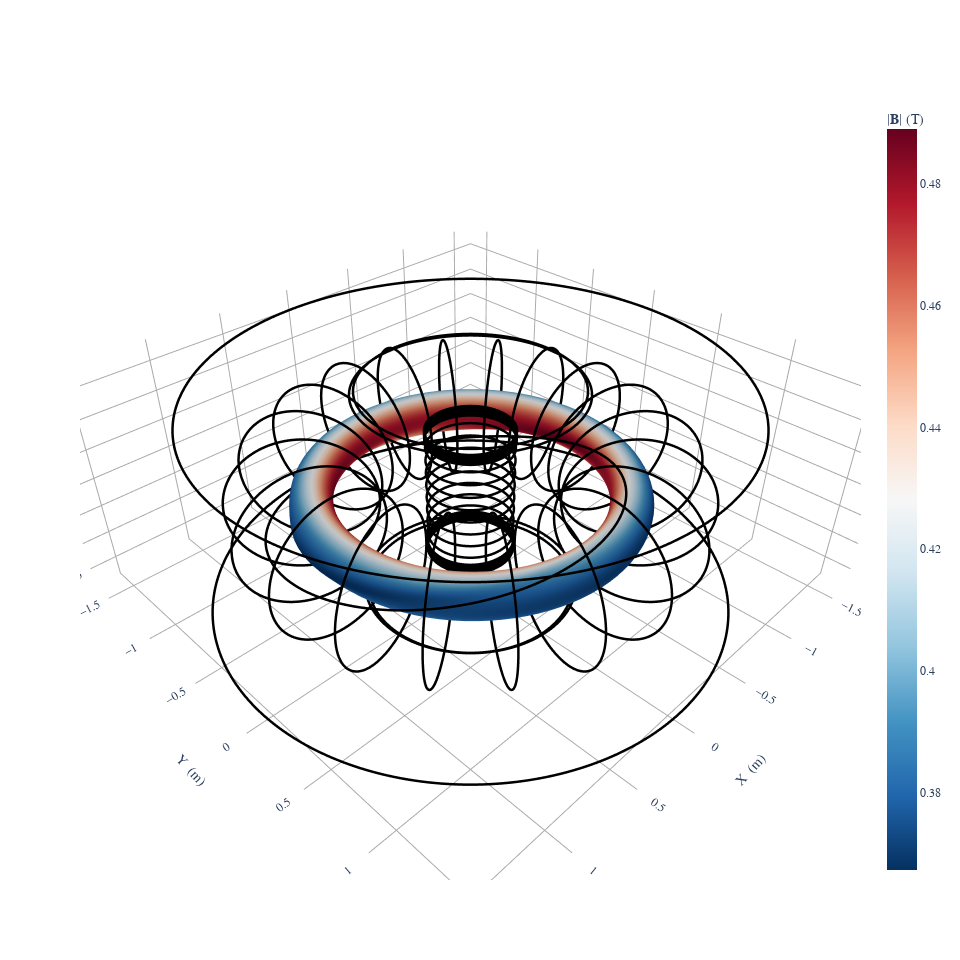

Here is the notebook cell this chart was saved with:
### Code cell
fig = plot_coils(field_opt)
plot_3d(eq, "|B|", fig=fig)

### Figure 1 — Plotly figure (JSON) as saved in the notebook; plotly's stock layout.template omitted (floating-point values rounded to 4 significant figures; data arrays with more than 128 entries replaced by an {"elided": "..."} marker saying what was removed)
{"data": [{"hovertext": "Current = -100520.66083440566 (A)", "line": {"color": "black", "dash": "solid", "width": 5}, "marker": {"opacity": 0, "size": 0}, "name": "TF coil", "showlegend": false, "type": "scatter3d", "x": {"elided": "801 float values"}, "y": {"elided": "801 float values"}, "z": {"elided": "801 float values"}}, {"hovertext": "Current = -100520.66083440566 (A)", "line": {"color": "black", "dash": "solid", "width": 5}, "marker": {"opacity": 0, "size": 0}, "name": "TF coil", "showlegend": false, "type": "scatter3d", "x": {"elided": "801 float values"}, "y": {"elided": "801 float values"}, "z": {"elided": "801 float values"}}, {"hovertext": "Current = -100520.66083440566 (A)", "line": {"color": "black", "dash": "solid", "width": 5}, "marker": {"opacity": 0, "size": 0}, "name": "TF coil", "showlegend": false, "type": "scatter3d", "x": {"elided": "801 float values"}, "y": {"elided": "801 float values"}, "z": {"elided": "801 float values"}}, {"hovertext": "Current = -100520.66083440566 (A)", "line": {"color": "black", "dash": "solid", "width": 5}, "marker": {"opacity": 0, "size": 0}, "name": "TF coil", "showlegend": false, "type": "scatter3d", "x": {"elided": "801 float values"}, "y": {"elided": "801 float values"}, "z": {"elided": "801 float values"}}, {"hovertext": "Current = -100520.66083440566 (A)", "line": {"color": "black", "dash": "solid", "width": 5}, "marker": {"opacity": 0, "size": 0}, "name": "TF coil", "showlegend": false, "type": "scatter3d", "x": {"elided": "801 float values"}, "y": {"elided": "801 float values"}, "z": {"elided": "801 float values"}}, {"hovertext": "Current = -100520.66083440566 (A)", "line": {"color": "black", "dash": "solid", "width": 5}, "marker": {"opacity": 0, "size": 0}, "name": "TF coil", "showlegend": false, "type": "scatter3d", "x": {"elided": "801 float values"}, "y": {"elided": "801 float values"}, "z": {"elided": "801 float values"}}, {"hovertext": "Current = -100520.66083440566 (A)", "line": {"color": "black", "dash": "solid", "width": 5}, "marker": {"opacity": 0, "size": 0}, "name": "TF coil", "showlegend": false, "type": "scatter3d", "x": {"elided": "801 float values"}, "y": {"elided": "801 float values"}, "z": {"elided": "801 float values"}}, {"hovertext": "Current = -100520.66083440566 (A)", "line": {"color": "black", "dash": "solid", "width": 5}, "marker": {"opacity": 0, "size": 0}, "name": "TF coil", "showlegend": false, "type": "scatter3d", "x": {"elided": "801 float values"}, "y": {"elided": "801 float values"}, "z": {"elided": "801 float values"}}, {"hovertext": "Current = -100520.66083440566 (A)", "line": {"color": "black", "dash": "solid", "width": 5}, "marker": {"opacity": 0, "size": 0}, "name": "TF coil", "showlegend": false, "type": "scatter3d", "x": {"elided": "801 float values"}, "y": {"elided": "801 float values"}, "z": {"elided": "801 float values"}}, {"hovertext": "Current = -100520.66083440566 (A)", "line": {"color": "black", "dash": "solid", "width": 5}, "marker": {"opacity": 0, "size": 0}, "name": "TF coil", "showlegend": false, "type": "scatter3d", "x": {"elided": "801 float values"}, "y": {"elided": "801 float values"}, "z": {"elided": "801 float values"}}, {"hovertext": "Current = -100520.66083440566 (A)", "line": {"color": "black", "dash": "solid", "width": 5}, "marker": {"opacity": 0, "size": 0}, "name": "TF coil", "showlegend": false, "type": "scatter3d", "x": {"elided": "801 float values"}, "y": {"elided": "801 float values"}, "z": {"elided": "801 float values"}}, {"hovertext": "Current = -100520.66083440566 (A)", "line": {"color": "black", "dash": "solid", "width": 5}, "marker": {"opacity": 0, "size": 0}, "name": "TF coil", "showlegend": false, "type": "scatter3d", "x": {"elided": "801 float values"}, "y": {"elided": "801 float values"}, "z": {"elided": "801 float values"}}, {"hovertext": "Current = -100520.66083440566 (A)", "line": {"color": "black", "dash": "solid", "width": 5}, "marker": {"opacity": 0, "size": 0}, "name": "TF coil", "showlegend": false, "type": "scatter3d", "x": {"elided": "801 float values"}, "y": {"elided": "801 float values"}, "z": {"elided": "801 float values"}}, {"hovertext": "Current = -100520.66083440566 (A)", "line": {"color": "black", "dash": "solid", "width": 5}, "marker": {"opacity": 0, "size": 0}, "name": "TF coil", "showlegend": false, "type": "scatter3d", "x": {"elided": "801 float values"}, "y": {"elided": "801 float values"}, "z": {"elided": "801 float values"}}, {"hovertext": "Current = -100520.66083440566 (A)", "line": {"color": "black", "dash": "solid", "width": 5}, "marker": {"opacity": 0, "size": 0}, "name": "TF coil", "showlegend": false, "type": "scatter3d", "x": {"elided": "801 float values"}, "y": {"elided": "801 float values"}, "z": {"elided": "801 float values"}}, {"hovertext": "Current = -100520.66083440566 (A)", "line": {"color": "black", "dash": "solid", "width": 5}, "marker": {"opacity": 0, "size": 0}, "name": "TF coil", "showlegend": false, "type": "scatter3d", "x": {"elided": "801 float values"}, "y": {"elided": "801 float values"}, "z": {"elided": "801 float values"}}, {"hovertext": "Current = -100520.66083440566 (A)", "line": {"color": "black", "dash": "solid", "width": 5}, "marker": {"opacity": 0, "size": 0}, "name": "TF coil", "showlegend": false, "type": "scatter3d", "x": {"elided": "801 float values"}, "y": {"elided": "801 float values"}, "z": {"elided": "801 float values"}}, {"hovertext": "Current = -100520.66083440566 (A)", "line": {"color": "black", "dash": "solid", "width": 5}, "marker": {"opacity": 0, "size": 0}, "name": "TF coil", "showlegend": false, "type": "scatter3d", "x": {"elided": "801 float values"}, "y": {"elided": "801 float values"}, "z": {"elided": "801 float values"}}, {"hovertext": "Current = -100520.66083440566 (A)", "line": {"color": "black", "dash": "solid", "width": 5}, "marker": {"opacity": 0, "size": 0}, "name": "TF coil", "showlegend": false, "type": "scatter3d", "x": {"elided": "801 float values"}, "y": {"elided": "801 float values"}, "z": {"elided": "801 float values"}}, {"hovertext": "Current = -100520.66083440566 (A)", "line": {"color": "black", "dash": "solid", "width": 5}, "marker": {"opacity": 0, "size": 0}, "name": "TF coil", "showlegend": false, "type": "scatter3d", "x": {"elided": "801 float values"}, "y": {"elided": "801 float values"}, "z": {"elided": "801 float values"}}, {"hovertext": "Current = -8800.0 (A)", "line": {"color": "black", "dash": "solid", "width": 5}, "marker": {"opacity": 0, "size": 0}, "name": "Outer VF coil", "showlegend": false, "type": "scatter3d", "x": {"elided": "801 float values"}, "y": {"elided": "801 float values"}, "z": {"elided": "801 float values"}}, {"hovertext": "Current = -8800.0 (A)", "line": {"color": "black", "dash": "solid", "width": 5}, "marker": {"opacity": 0, "size": 0}, "name": "Outer VF coil", "showlegend": false, "type": "scatter3d", "x": {"elided": "801 float values"}, "y": {"elided": "801 float values"}, "z": {"elided": "801 float values"}}, {"hovertext": "Current = 2200.0 (A)", "line": {"color": "black", "dash": "solid", "width": 5}, "marker": {"opacity": 0, "size": 0}, "name": "Inner VF coil", "showlegend": false, "type": "scatter3d", "x": {"elided": "801 float values"}, "y": {"elided": "801 float values"}, "z": {"elided": "801 float values"}}, {"hovertext": "Current = 2200.0 (A)", "line": {"color": "black", "dash": "solid", "width": 5}, "marker": {"opacity": 0, "size": 0}, "name": "Inner VF coil", "showlegend": false, "type": "scatter3d", "x": {"elided": "801 float values"}, "y": {"elided": "801 float values"}, "z": {"elided": "801 float values"}}, {"hovertext": "Current = 2200.0 (A)", "line": {"color": "black", "dash": "solid", "width": 5}, "marker": {"opacity": 0, "size": 0}, "name": "Inner VF coil", "showlegend": false, "type": "scatter3d", "x": {"elided": "801 float values"}, "y": {"elided": "801 float values"}, "z": {"elided": "801 float values"}}, {"hovertext": "Current = 2200.0 (A)", "line": {"color": "black", "dash": "solid", "width": 5}, "marker": {"opacity": 0, "size": 0}, "name": "Inner VF coil", "showlegend": false, "type": "scatter3d", "x": {"elided": "801 float values"}, "y": {"elided": "801 float values"}, "z": {"elided": "801 float values"}}, {"hovertext": "Current = 2200.0 (A)", "line": {"color": "black", "dash": "solid", "width": 5}, "marker": {"opacity": 0, "size": 0}, "name": "Inner VF coil", "showlegend": false, "type": "scatter3d", "x": {"elided": "801 float values"}, "y": {"elided": "801 float values"}, "z": {"elided": "801 float values"}}, {"hovertext": "Current = 2200.0 (A)", "line": {"color": "black", "dash": "solid", "width": 5}, "marker": {"opacity": 0, "size": 0}, "name": "Inner VF coil", "showlegend": false, "type": "scatter3d", "x": {"elided": "801 float values"}, "y": {"elided": "801 float values"}, "z": {"elided": "801 float values"}}, {"hovertext": "Current = 2200.0 (A)", "line": {"color": "black", "dash": "solid", "width": 5}, "marker": {"opacity": 0, "size": 0}, "name": "Inner VF coil", "showlegend": false, "type": "scatter3d", "x": {"elided": "801 float values"}, "y": {"elided": "801 float values"}, "z": {"elided": "801 float values"}}, {"hovertext": "Current = 2200.0 (A)", "line": {"color": "black", "dash": "solid", "width": 5}, "marker": {"opacity": 0, "size": 0}, "name": "Inner VF coil", "showlegend": false, "type": "scatter3d", "x": {"elided": "801 float values"}, "y": {"elided": "801 float values"}, "z": {"elided": "801 float values"}}, {"hovertext": "Current = 2200.0 (A)", "line": {"color": "black", "dash": "solid", "width": 5}, "marker": {"opacity": 0, "size": 0}, "name": "Inner VF coil", "showlegend": false, "type": "scatter3d", "x": {"elided": "801 float values"}, "y": {"elided": "801 float values"}, "z": {"elided": "801 float values"}}, {"hovertext": "Current = 2200.0 (A)", "line": {"color": "black", "dash": "solid", "width": 5}, "marker": {"opacity": 0, "size": 0}, "name": "Inner VF coil", "showlegend": false, "type": "scatter3d", "x": {"elided": "801 float values"}, "y": {"elided": "801 float values"}, "z": {"elided": "801 float values"}}, {"hovertext": "Current = 2200.0 (A)", "line": {"color": "black", "dash": "solid", "width": 5}, "marker": {"opacity": 0, "size": 0}, "name": "Inner VF coil", "showlegend": false, "type": "scatter3d", "x": {"elided": "801 float values"}, "y": {"elided": "801 float values"}, "z": {"elided": "801 float values"}}, {"hovertext": "Current = 2200.0 (A)", "line": {"color": "black", "dash": "solid", "width": 5}, "marker": {"opacity": 0, "size": 0}, "name": "Inner VF coil", "showlegend": false, "type": "scatter3d", "x": {"elided": "801 float values"}, "y": {"elided": "801 float values"}, "z": {"elided": "801 float values"}}, {"hovertext": "Current = -7400.0 (A)", "line": {"color": "black", "dash": "solid", "width": 5}, "marker": {"opacity": 0, "size": 0}, "name": "Inner OH coil", "showlegend": false, "type": "scatter3d", "x": {"elided": "801 float values"}, "y": {"elided": "801 float values"}, "z": {"elided": "801 float values"}}, {"hovertext": "Current = -7400.0 (A)", "line": {"color": "black", "dash": "solid", "width": 5}, "marker": {"opacity": 0, "size": 0}, "name": "Inner OH coil", "showlegend": false, "type": "scatter3d", "x": {"elided": "801 float values"}, "y": {"elided": "801 float values"}, "z": {"elided": "801 float values"}}, {"hovertext": "Current = -7400.0 (A)", "line": {"color": "black", "dash": "solid", "width": 5}, "marker": {"opacity": 0, "size": 0}, "name": "Inner OH coil", "showlegend": false, "type": "scatter3d", "x": {"elided": "801 float values"}, "y": {"elided": "801 float values"}, "z": {"elided": "801 float values"}}, {"hovertext": "Current = -7400.0 (A)", "line": {"color": "black", "dash": "solid", "width": 5}, "marker": {"opacity": 0, "size": 0}, "name": "Inner OH coil", "showlegend": false, "type": "scatter3d", "x": {"elided": "801 float values"}, "y": {"elided": "801 float values"}, "z": {"elided": "801 float values"}}, {"hovertext": "Current = -7400.0 (A)", "line": {"color": "black", "dash": "solid", "width": 5}, "marker": {"opacity": 0, "size": 0}, "name": "Inner OH coil", "showlegend": false, "type": "scatter3d", "x": {"elided": "801 float values"}, "y": {"elided": "801 float values"}, "z": {"elided": "801 float values"}}, {"hovertext": "Current = -7400.0 (A)", "line": {"color": "black", "dash": "solid", "width": 5}, "marker": {"opacity": 0, "size": 0}, "name": "Inner OH coil", "showlegend": false, "type": "scatter3d", "x": {"elided": "801 float values"}, "y": {"elided": "801 float values"}, "z": {"elided": "801 float values"}}, {"hovertext": "Current = -7400.0 (A)", "line": {"color": "black", "dash": "solid", "width": 5}, "marker": {"opacity": 0, "size": 0}, "name": "Inner OH coil", "showlegend": false, "type": "scatter3d", "x": {"elided": "801 float values"}, "y": {"elided": "801 float values"}, "z": {"elided": "801 float values"}}, {"hovertext": "Current = -7400.0 (A)", "line": {"color": "black", "dash": "solid", "width": 5}, "marker": {"opacity": 0, "size": 0}, "name": "Inner OH coil", "showlegend": false, "type": "scatter3d", "x": {"elided": "801 float values"}, "y": {"elided": "801 float values"}, "z": {"elided": "801 float values"}}, {"hovertext": "Current = -7400.0 (A)", "line": {"color": "black", "dash": "solid", "width": 5}, "marker": {"opacity": 0, "size": 0}, "name": "Outer OH coil", "showlegend": false, "type": "scatter3d", "x": {"elided": "801 float values"}, "y": {"elided": "801 float values"}, "z": {"elided": "801 float values"}}, {"hovertext": "Current = -7400.0 (A)", "line": {"color": "black", "dash": "solid", "width": 5}, "marker": {"opacity": 0, "size": 0}, "name": "Outer OH coil", "showlegend": false, "type": "scatter3d", "x": {"elided": "801 float values"}, "y": {"elided": "801 float values"}, "z": {"elided": "801 float values"}}, {"hovertext": "Current = -7400.0 (A)", "line": {"color": "black", "dash": "solid", "width": 5}, "marker": {"opacity": 0, "size": 0}, "name": "Outer OH coil", "showlegend": false, "type": "scatter3d", "x": {"elided": "801 float values"}, "y": {"elided": "801 float values"}, "z": {"elided": "801 float values"}}, {"hovertext": "Current = -7400.0 (A)", "line": {"color": "black", "dash": "solid", "width": 5}, "marker": {"opacity": 0, "size": 0}, "name": "Outer OH coil", "showlegend": false, "type": "scatter3d", "x": {"elided": "801 float values"}, "y": {"elided": "801 float values"}, "z": {"elided": "801 float values"}}, {"hovertext": "Current = -2100.0 (A)", "line": {"color": "black", "dash": "solid", "width": 5}, "marker": {"opacity": 0, "size": 0}, "name": "CoilSet[46]", "showlegend": false, "type": "scatter3d", "x": {"elided": "801 float values"}, "y": {"elided": "801 float values"}, "z": {"elided": "801 float values"}}, {"colorbar": {"title": {"text": "|𝐁| (T)"}}, "colorscale": [[0, "rgb(5,48,97)"], [0.1, "rgb(33,102,172)"], [0.2, "rgb(67,147,195)"], [0.3, "rgb(146,197,222)"], [0.4, "rgb(209,229,240)"], [0.5, "rgb(247,247,247)"], [0.6, "rgb(253,219,199)"], [0.7, "rgb(244,165,130)"], [0.8, "rgb(214,96,77)"], [0.9, "rgb(178,24,43)"], [1, "rgb(103,0,31)"]], "flatshading": true, "i": {"elided": "20200 int values"}, "intensity": {"elided": "10201 float values"}, "j": {"elided": "20200 int values"}, "k": {"elided": "20200 int values"}, "name": "|𝐁| (T)", "opacity": 1, "showscale": true, "type": "mesh3d", "x": {"elided": "10201 float values"}, "y": {"elided": "10201 float values"}, "z": {"elided": "10201 float values"}}], "layout": {"font": {"family": "Times"}, "height": 960.2, "scene": {"aspectmode": "data", "xaxis": {"backgroundcolor": "white", "gridcolor": "darkgrey", "showbackground": false, "showgrid": true, "showticklabels": true, "title": {"text": "X  (m)"}, "zeroline": true, "zerolinecolor": "darkgrey"}, "yaxis": {"backgroundcolor": "white", "gridcolor": "darkgrey", "showbackground": false, "showgrid": true, "showticklabels": true, "title": {"text": "Y  (m)"}, "zeroline": true, "zerolinecolor": "darkgrey"}, "zaxis": {"backgroundcolor": "white", "gridcolor": "darkgrey", "showbackground": false, "showgrid": true, "showticklabels": true, "title": {"text": "Z  (m)"}, "zeroline": true, "zerolinecolor": "darkgrey"}}, "title": {"text": "", "x": 0.5, "xanchor": "center", "y": 0.9, "yanchor": "top"}, "width": 960.2}}
